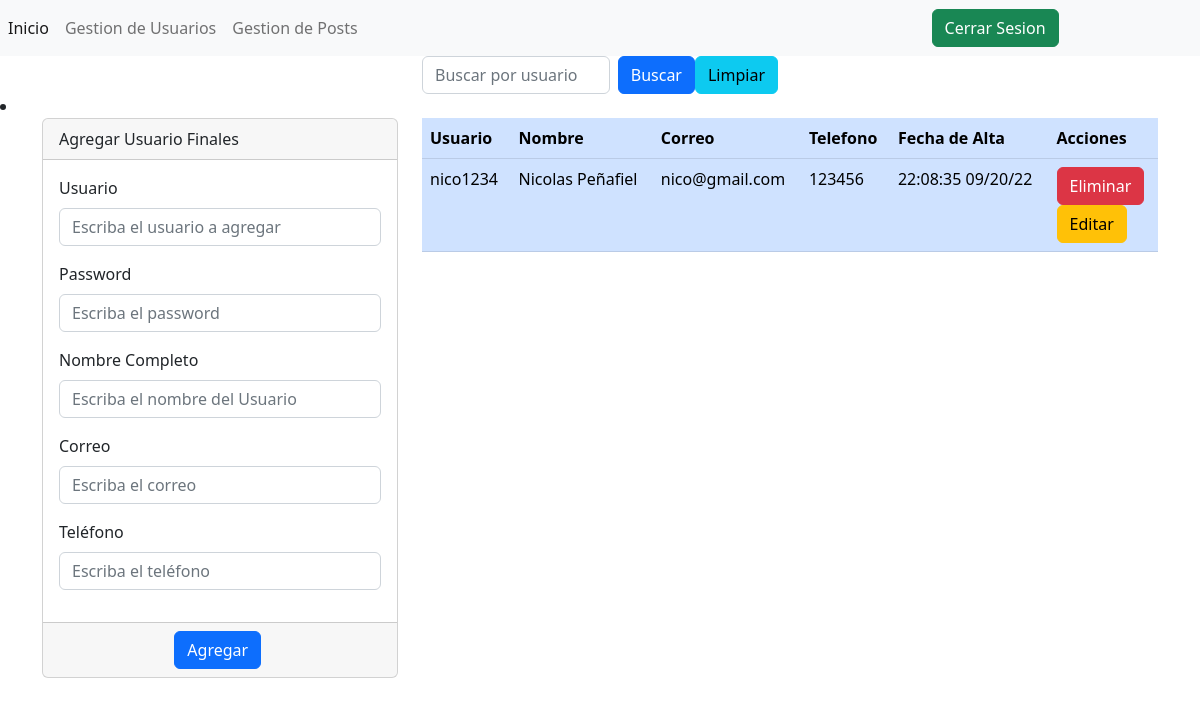
The page /admin/usuariosFinales (signed in) on the database as committed earlier.
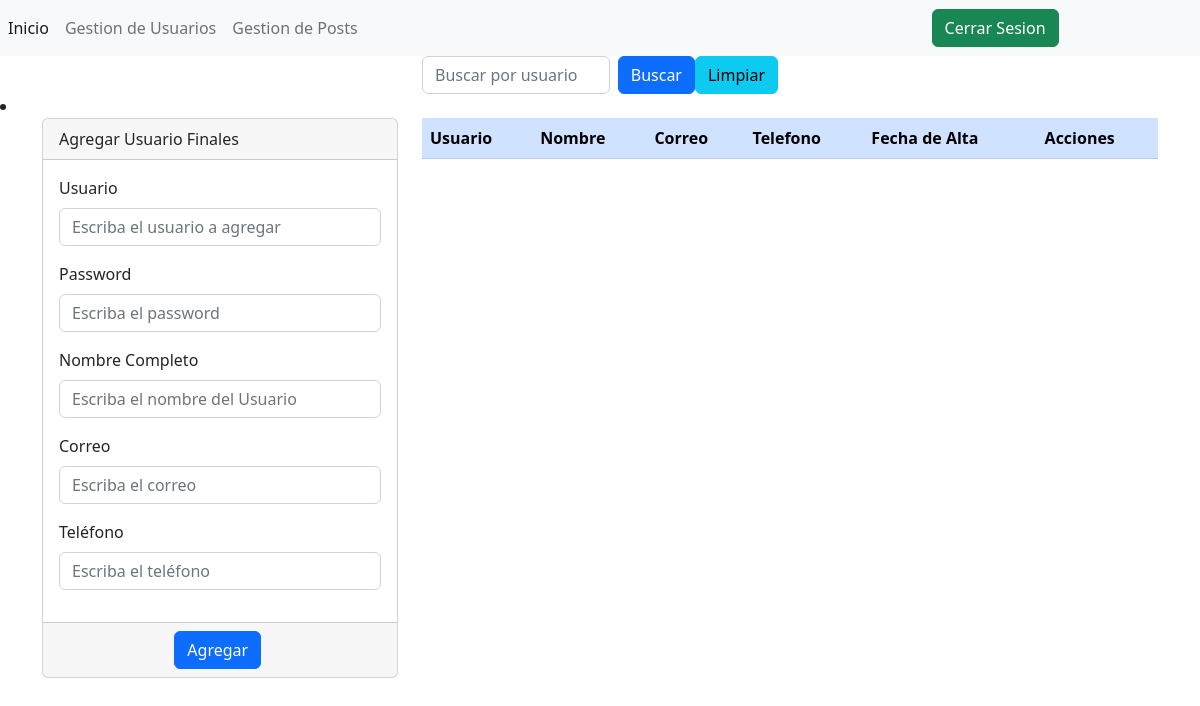
The same page on the database as committed later.
### tables this page shows
CREATE TABLE usuariosfinales (user VARCHAR (255) PRIMARY KEY, nombre VARCHAR (255), email VARCHAR (255), telefono VARCHAR (255), password VARCHAR (255), fecha VARCHAR (255));

### app.py (the view)
@app.route('/admin/usuariosFinales')
def admin_usuarios_finales():
    if not 'loginA' in session:
        return redirect("/admin/login")
    sql="SELECT * FROM usuariosfinales"
    cursor=con.cursor()
    cursor.execute(sql)
    usuarios=cursor.fetchall()
    return render_template('admin/usuariosFinales.html', usuarios=usuarios)

### templates/admin/usuariosFinales.html (shortened to what this page needs)
{% include 'admin/cabecera.html' %}
<div class="container">
    <div class="row">
        <div class="col-md-4">
        </div>
        <div class="col-md-4">
            <ul class="navbar-nav me-auto my-2 my-lg-0 navbar-nav-scroll" style="--bs-scroll-height: 100px;">
                <form action="/admin/usuariosFinales/buscar" method="post" class="d-flex" role="search">
                  <input class="form-control me-2" type="search" name="txtBuscar" id="txtBuscar" placeholder="Buscar por usuario" aria-label="Search" required>
                  <button class="btn btn-primary" type="submit">Buscar</button>
                  <a class="btn btn-info" href="/admin/usuariosFinales">Limpiar</a>
                </form>
              </ul>
        </div>
        <div class="col-md-4">
        </div>
    </div>
</div>
<li><hr class="dropdown-divider"></li>
<div class="container">
    <div class="row">
        <div class="col-md-4">
            <div class="card">
                <div class="card-header">
                    Agregar Usuario Finales
                </div>
                <div class="card-body">
                    <form action="/admin/usuariosFinales/agregar" method="post" enctype="multipart/form-data">
                        <div class="mb-3">
                            <label for="txtUsuario" class="form-label">Usuario</label>
                            <input type="text" class="form-control" name="txtUsuario" id="txtUsuario" aria-describedby="helpId" placeholder="Escriba el usuario a agregar">
                        </div>
                        <div class="mb-3">
                            <label for="txtPassword" class="form-label">Password</label>
                            <input type="password" class="form-control" name="txtPassword" id="txtPassword" aria-describedby="helpId" placeholder="Escriba el password">
                        </div>
                        <div class="mb-3">
                            <label for="txtNombre" class="form-label">Nombre Completo</label>
                            <input type="text" class="form-control" name="txtNombre" id="txtNombre" aria-describedby="helpId" placeholder="Escriba el nombre del Usuario">
                        </div>
                        <div class="mb-3">
                            <label for="txtCorreo" class="form-label">Correo</label>
                            <input type="text" class="form-control" name="txtCorreo" id="txtCorreo" aria-describedby="helpId" placeholder="Escriba el correo">
                        </div>
                        <div class="mb-3">
                            <label for="txtTelefono" class="form-label">Teléfono</label>
                            <input type="text" class="form-control" name="txtTelefono" id="txtTelefono" aria-describedby="helpId" placeholder="Escriba el teléfono">
                        </div>
                    </form>
                </div>
                <div class="card-footer text-muted">
                    <div class="row">
                        <div class="col-md-4">
                        </div>
                        <div class="col-md-4">
                            <button type="submit" class="btn btn-primary">Agregar</button>
                        </div>
                    </div>
                </div>
            </div>
        </div>
        <div class="col-md-8">
                <table class="table table-primary">
                    <thead>
                        <tr>
                            <th scope="col">Usuario</th>
                            <th scope="col">Nombre</th>
                            <th scope="col">Correo</th>
                            <th scope="col">Telefono</th>
                            <th scope="col">Fecha de Alta</th>
                            <th scope="col">Acciones</th>
                        </tr>
                    </thead>
                    <tbody>
                        {% for usuario in usuarios %}
                            <td>{{usuario[0]}}</td>
                            <td>{{usuario[1]}}</td>
                            <td>{{usuario[2]}}</td>
                            <td>{{usuario[3]}}</td>
                            <td>{{usuario[5]}}</td>
                            <td>
                                <form action="/admin/usuariosFinales/borrar" method="post">
                                    <button type="submit" class="btn btn-danger">Eliminar</button>
                                </form>
                                <form action="/admin/usuariosFinales/editar" method="post">
                                    <button type="submit" class="btn btn-warning">Editar</button>
                                </form>
                            </td>
                        {%endfor%}
                    </tbody>
                </table>
        </div>
    </div>
</div>
{% include 'admin/pie.html' %}

### templates/admin/cabecera.html (shortened to what this page needs)
<!doctype html>
<html lang="en">
<head>
  <link rel="stylesheet" href="https://cdn.jsdelivr.net/npm/bootstrap@5.2.0/dist/css/bootstrap.min.css"
>
</head>
<body>
    <nav class="navbar navbar-expand navbar-light bg-light">
        <div class="nav navbar-nav">
            <a class="nav-item nav-link active" href="/admin/" aria-current="page">Inicio </a>
            <a class="nav-item nav-link" href="/admin/usuariosFinales">Gestion de Usuarios</a>
            <a class="nav-item nav-link" href="/admin/posts">Gestion de Posts</a>
        </div>
        <ul class="navbar-nav me-auto my-2 my-lg-0 navbar-nav-scroll" style="--bs-scroll-height: 100px;">
            <li class="nav-item">
                <a class="btn btn-success" href="/admin/cerrar">Cerrar Sesion</a>
            </li>
        </ul>
    </nav>

### templates/admin/pie.html (shortened to what this page needs)
</body>
</html>

Rows that differ between the two databases and show on the page:
removed usuariosfinales: user "nico1234", nombre "Nicolas Peñafiel", email "nico@gmail.com", telefono "123456", fecha "22:08:35 09/20/22"
